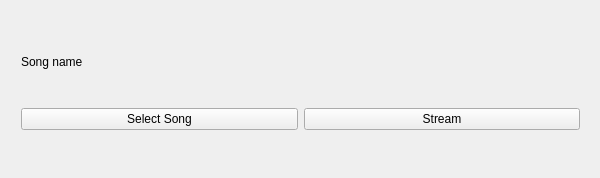
<?xml version="1.0" encoding="UTF-8"?>
<ui version="4.0">
 <class>senderClass</class>
 <widget class="QMainWindow" name="senderClass">
  <property name="geometry">
   <rect>
    <x>0</x>
    <y>0</y>
    <width>600</width>
    <height>178</height>
   </rect>
  </property>
  <property name="windowTitle">
   <string>sender</string>
  </property>
  <widget class="QWidget" name="centralWidget">
   <widget class="QWidget" name="layoutWidget">
    <property name="geometry">
     <rect>
      <x>10</x>
      <y>10</y>
      <width>581</width>
      <height>131</height>
     </rect>
    </property>
    <layout class="QVBoxLayout" name="verticalLayout_2">
     <item>
      <layout class="QVBoxLayout" name="verticalLayout">
       <item>
        <widget class="QLabel" name="label">
         <property name="text">
          <string>Song name</string>
         </property>
        </widget>
       </item>
       <item>
        <layout class="QHBoxLayout" name="horizontalLayout">
         <item>
          <widget class="QPushButton" name="buttonSelect">
           <property name="text">
            <string>Select Song</string>
           </property>
          </widget>
         </item>
         <item>
          <widget class="QPushButton" name="buttonStream">
           <property name="text">
            <string>Stream</string>
           </property>
          </widget>
         </item>
        </layout>
       </item>
      </layout>
     </item>
    </layout>
   </widget>
  </widget>
  <widget class="QMenuBar" name="menuBar">
   <property name="geometry">
    <rect>
     <x>0</x>
     <y>0</y>
     <width>600</width>
     <height>21</height>
    </rect>
   </property>
  </widget>
 </widget>
 <layoutdefault spacing="6" margin="11"/>
 <resources>
  <include location="sender.qrc"/>
 </resources>
 <connections/>
</ui>
